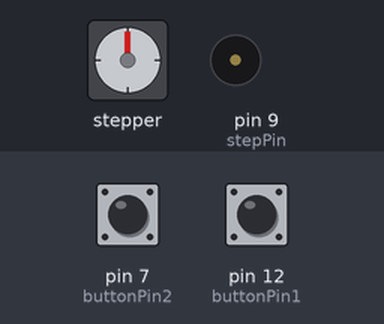
A sketch run on a simulated Arduino Uno, built with avr-gcc and run on an emulated ATmega328P. Parts: stepper motor, buzzer (waves = sounding). Wiring (inferred from the names in the program): stepper motor driver (200 steps per turn assumed): step pin 9; direction pin 5; enable pin 10. The inputs (shaded band) are chosen by the test bench; at power-on: pin 7 (buttonPin2) HIGH, pin 12 (buttonPin1) HIGH.

Above: at 1.2 s.
1.3 s: pin 7 (buttonPin2) pulled LOW for 0.15 s
At 1.4 s:
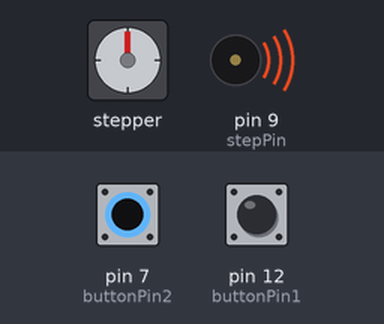
3.0 s: pin 12 (buttonPin1) pulled LOW for 0.15 s
At 4.1 s:
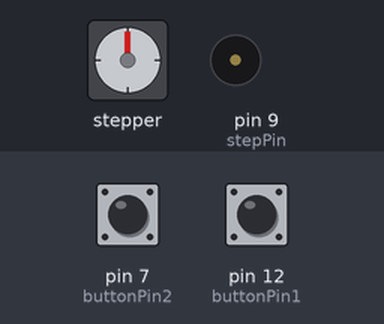
4.7 s: pin 12 (buttonPin1) pulled LOW for 1 s
At 5.5 s:
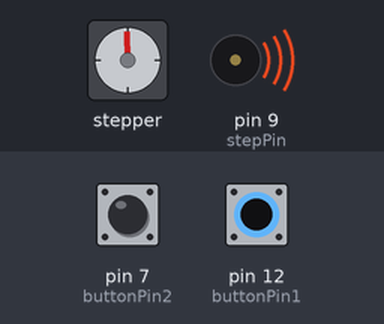
7.2 s: pin 12 (buttonPin1) pulled LOW for 3.2 s
At 11.0 s:
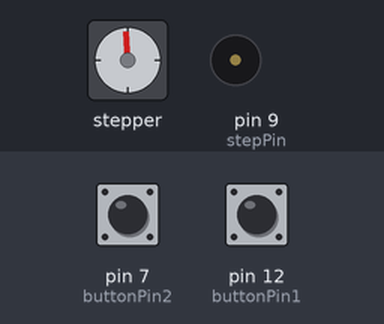
11.9 s: pin 7 (buttonPin2) pulled LOW for 1 s
At 12.6 s:
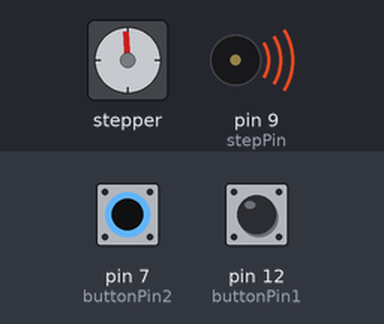
Timing chart, 0 to 14.9 s (numbered marks = the images above; inputs shaded):
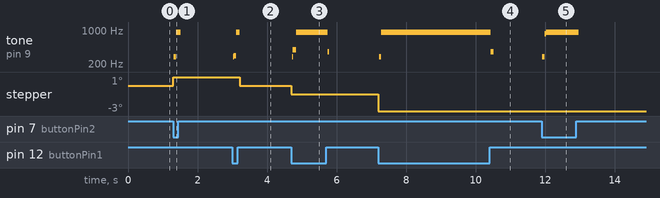

The sketch:

cameraData_control.ino.ino
```cpp
// ---------------------------------------------------------
// Automated Ball Tracking - MOTOR CONTROL (Final)
// ---------------------------------------------------------

const int stepPin = 9;
const int dirPin = 5;
const int enPin = 10;
const int buttonPin1 = 12;
const int buttonPin2 = 7;

float angleX = 0, angleY = 0;
int normX = 0, normY = 0;

// Control Params (Updated from Python)
float Kp = 1.0;
bool isTracking = false;
float max_omega = 40.0;       // Speed limit from Python

float omega = 0.0;
float omega_preset = 0.0;
const float manual_speed = 10.0;

// Watchdog
uint32_t last_packet_time = 0;
const uint32_t timeout_ms = 250;

String inputBuffer = "";

void setup() {
  Serial.begin(115200);
  inputBuffer.reserve(64);

  pinMode(buttonPin1, INPUT_PULLUP);
  pinMode(buttonPin2, INPUT_PULLUP);
  pinMode(stepPin, OUTPUT);
  pinMode(dirPin, OUTPUT);
  pinMode(enPin, OUTPUT);
  digitalWrite(enPin, HIGH);

  TCCR1A = 0; TCCR1B = 0;
  TCCR1B |= (1 << WGM12);
  TCCR1B |= (1 << CS11);
  OCR1A = 11172;
}

void loop() {
  // 1. SERIAL READ
  while (Serial.available() > 0) {
    char inChar = (char)Serial.read();
    if (inChar == '\n') {
      parseIncomingData(inputBuffer);
      inputBuffer = "";
      last_packet_time = millis();
    } else {
      inputBuffer += inChar;
    }
  }

  // 2. STATUS
  bool python_active = (millis() - last_packet_time < timeout_ms);

  // 3. LOGIC
  bool btnLeft = (digitalRead(buttonPin1) == LOW);
  bool btnRight = (digitalRead(buttonPin2) == LOW);

  if (btnLeft) {
    omega_preset = -manual_speed;
  }
  else if (btnRight) {
    omega_preset = manual_speed;
  }
  else if (python_active && isTracking) {
    // AUTOMATIC MODE
    omega_preset = angleX * Kp;
    // Dynamic Clamping
    if (omega_preset > max_omega) omega_preset = max_omega;
    if (omega_preset < -max_omega) omega_preset = -max_omega;
  }
  else {
    omega_preset = 0;
    angleX = 0;
  }

  // 4. SMOOTHING (ACCELERATION)
  static uint32_t tmr_accel;
  if (millis() - tmr_accel >= 1) {
    tmr_accel = millis();
    float accel_step = 0.15;
    if (abs(omega_preset - omega) > 0.05) {
      if (omega_preset > omega) omega += accel_step;
      else omega -= accel_step;
    } else {
      omega = omega_preset;
    }
  }

  // 5. MOTOR CONTROL
  if (abs(omega) > 0.1) {
    digitalWrite(enPin, LOW);
    digitalWrite(dirPin, (omega > 0) ? HIGH : LOW);
    unsigned int new_ocr = 11172 / abs(omega);
    if (new_ocr < 20) new_ocr = 20;
    OCR1A = new_ocr;
    TCCR1A |= (1 << COM1A0);
  }
  else {
    TCCR1A &= ~(1 << COM1A0);
    digitalWrite(stepPin, LOW);
  }
}

void parseIncomingData(String line) {
  line.trim();
  if (line.length() == 0) return;

  // Search for 6 commas (7 values)
  int idx1 = line.indexOf(',');
  int idx2 = line.indexOf(',', idx1 + 1);
  int idx3 = line.indexOf(',', idx2 + 1);
  int idx4 = line.indexOf(',', idx3 + 1);
  int idx5 = line.indexOf(',', idx4 + 1);
  int idx6 = line.indexOf(',', idx5 + 1);

  if (idx1 > 0 && idx6 > 0) {
    angleX     = line.substring(0, idx1).toFloat();
    angleY     = line.substring(idx1 + 1, idx2).toFloat();
    normX      = line.substring(idx2 + 1, idx3).toInt();
    normY      = line.substring(idx3 + 1, idx4).toInt();
    Kp         = line.substring(idx4 + 1, idx5).toFloat();
    isTracking = (line.substring(idx5 + 1, idx6).toInt() == 1);
    max_omega  = line.substring(idx6 + 1).toFloat();
  }
}
```

Measured:
- after the input at 11.9 s, tone on pin 9 (stepPin): silent → 282 Hz at once, → 832 Hz 0.06 s later, → 894 Hz 0.05 s later, → silent 0.93 s later
